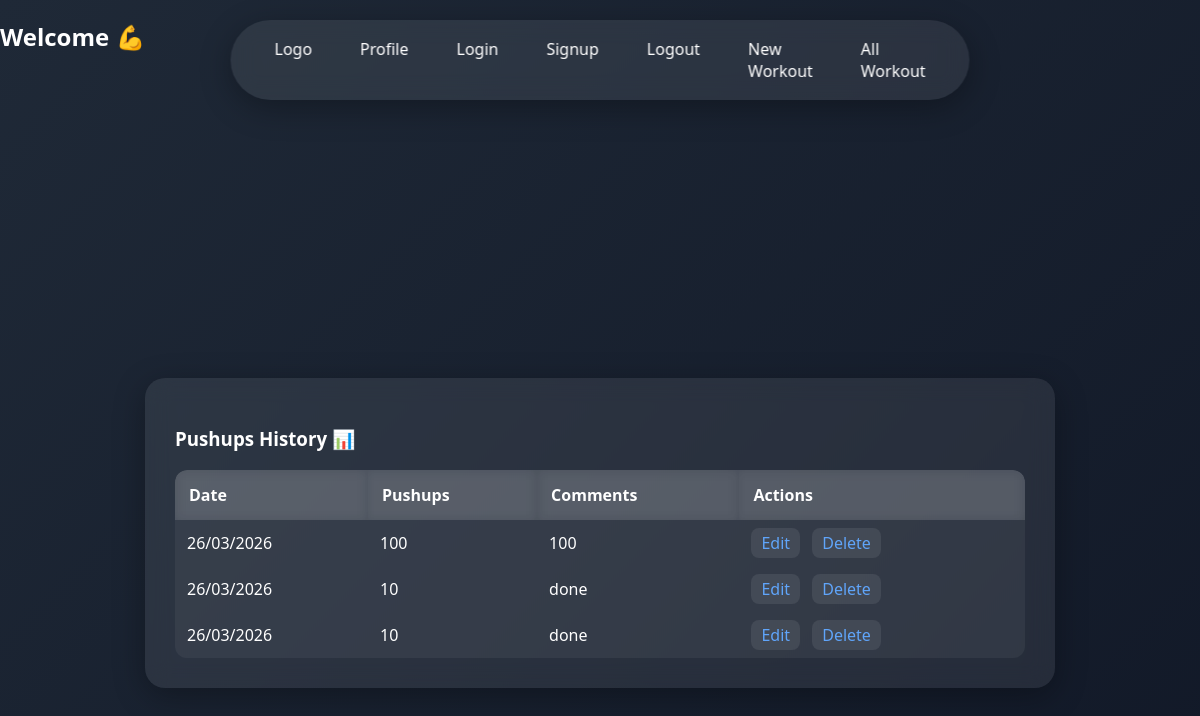
Page /all (signed in) on the earlier database version.
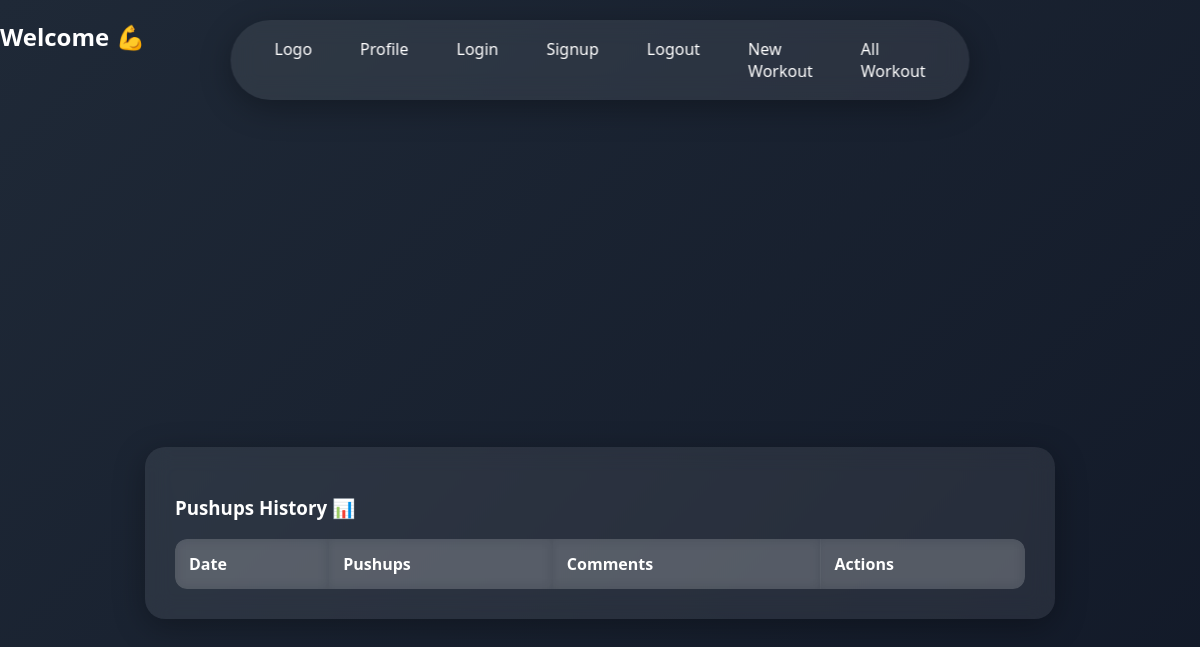
Same page on the later database version.
### pushups_logger/models.py (models this page shows)
class Workout(db.Model):
    id = db.Column(db.Integer, primary_key=True)
    pushups = db.Column(db.Integer,nullable=False)
    date_posted = db.Column(db.DateTime,nullable=False,default=datetime.utcnow)
    comment = db.Column(db.Text, nullable=False)
    user_id = db.Column(db.Integer, db.ForeignKey('user.id'), nullable=False)

### pushups_logger/main.py (the view)
@main.route('/all')
@login_required
def user_workouts():
    user = User.query.filter_by(email=current_user.email).first_or_404()
    workouts = user.workouts
    return render_template('all_workouts.html',workouts=workouts,user=user)

### pushups_logger/__init__.py (called while the page is built)
def create_app():
    app = Flask(__name__)
    basedir = os.path.abspath(os.path.dirname(__file__))
    app.config['SECRET_KEY'] = 'secret-key'
    app.config['SQLALCHEMY_DATABASE_URI'] = 'sqlite:///' + os.path.join(basedir, 'db.sqlite')
    app.config['SQLALCHEMY_DATABASE_URI'] = 'sqlite:///db.sqlite'
    db.init_app(app)
    login_manager = LoginManager()
    login_manager.login_view = 'auth.login'
    login_manager.init_app(app)
    from .models import User
    @login_manager.user_loader
    def load_user(user_id):
        return User.query.get(int(user_id))
    from .main import main as main_blueprint
    app.register_blueprint(main_blueprint)
    from .auth import auth as auth_blueprint
    app.register_blueprint(auth_blueprint)
    from . import models
    return app

### pushups_logger/templates/all_workouts.html (shortened to what this page needs)
{% extends 'base.html' %}
{% block head %}
{{ super() }}
    <link rel="stylesheet" href="/static/style.css">
{% endblock %}
{% block content %}
<h2>Welcome {{ name }} 💪</h2>
<div class="container">
<div class="glass table-card">
<h3>Pushups History 📊</h3>
<div class="table-wrapper">
<table>
<thead>
<tr>
<th>Date</th>
<th>Pushups</th>
<th>Comments</th>
<th>Actions</th>
</tr>
</thead>
<tbody>
{% for workout in workouts %}
<tr>
<td>{{ workout.date_posted.strftime('%d/%m/%Y') }}</td>
<td>{{ workout.pushups }}</td>
<td>{{ workout.comment }}</td>
    <td>
        <a href="#" onclick="openModal({{ workout.id }})">Edit</a>
        <a href="#" onclick="deleteProcess({{ workout.id }})">Delete</a>
    </td>
</tr>
{% endfor %}
</tbody>
</table>
</div>
</div>
</div>
{% endblock %}

### pushups_logger/templates/base.html
<!DOCTYPE html>
<html>
<head>
    {% block head %}
    <link rel="stylesheet" href="/static/style.css">
    {% endblock %}
</head>
<body>
<div class="navbar">
<a href="{{ url_for('main.index') }}">Logo</a>
<a href="{{ url_for('main.profile') }}">Profile</a>
<a href="{{ url_for('auth.login') }}">Login</a>
<a href="{{ url_for('auth.signup') }}">Signup</a>
<a href="{{ url_for('auth.logout') }}">Logout</a>
<a href="/new">New Workout</a>
<a href="/all">All Workout</a>
</div>
{% block content %}
{% endblock %}
</body>
</html>

### pushups_logger/static/style.css (style rules this page uses)
body { margin: 0; font-family: 'Segoe UI', sans-serif; background: linear-gradient(135deg, #1f2937, #111827); color: white; }
.container { display: flex; justify-content: center; align-items: center; height: 100vh; margin-top: 80px; }
.glass { background: rgba(255,255,255,0.08); backdrop-filter: blur(12px); border-radius: 20px; padding: 40px; width: 350px; box-shadow: 0 8px 32px rgba(0,0,0,0.3); }
a { color: #60a5fa; text-decoration: none; }
.navbar { position: fixed; top: 20px; left: 50%; transform: translateX(-50%); display: flex; gap: 20px; padding: 12px 30px; background: rgba(255,255,255,0.08); backdrop-filter: blur(12px); border-radius: 40px; box-shadow: 0 8px 32px rgba(0,0,0,0.3); }
.navbar a { color: white; font-weight: 500; padding: 6px 14px; border-radius: 20px; }
.table-card { width: 850px; padding: 30px; }
.table-wrapper { max-height: 320px; overflow-y: auto; border-radius: 12px; }
table { width: 100%; border-collapse: collapse; }
thead th { position: sticky; top: 0; background: rgba(255,255,255,0.15); backdrop-filter: blur(6px); z-index: 2; }
th { padding: 14px; text-align: left; }

Differences in the rows shown:
removed Workout: date_posted "26/03/2026", pushups "100", comment "100"
removed Workout: date_posted "26/03/2026", pushups "10", comment "done"
removed Workout: date_posted "26/03/2026", pushups "10", comment "done"
